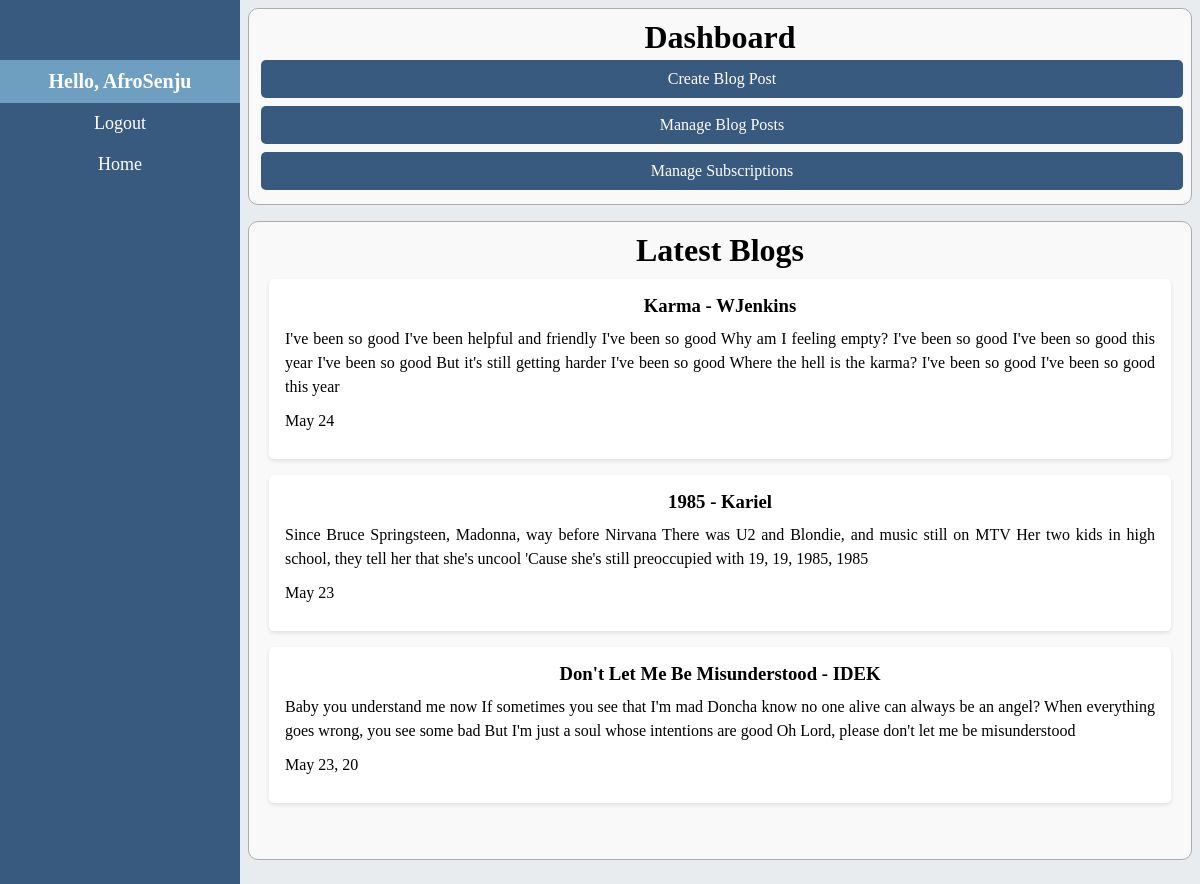
Screenshot of /dashboard (signed in) with the database file from the repository.
### app/models.py (models this page shows, shortened)
class Posts(models.Model):
    author = models.ForeignKey(User, on_delete=models.CASCADE)
    title = models.CharField(max_length=20, default='required')
    content_creator = models.ForeignKey(YouTuber, on_delete=models.CASCADE)
    post = models.TextField()
    created_at = models.DateTimeField()

### app/views.py (the view)
# urls.py: path('dashboard', Dashboard_View, name = 'dashboard'),
@login_required(login_url='user_login')
def Dashboard_View(request:HttpRequest):
    try:
        subscribers = [user for user in find_all_subscribers(request.user)]
        blocked = filter_blocked_users(YouTuber.objects.get(creator = request.user))
        blocked = [i.subscriber for i in blocked]
        subscribers = [i for i in subscribers if i.subscriber not in blocked]
        print(blocked, subscribers)
        posts = []
        for user in subscribers:
            youTuber = user.subscribed_to
            user = user.subscriber
            temp_post = filter_latest_post(user, youTuber)
            if temp_post is not None:
                posts.append(filter_latest_post(user, youTuber))
        posts = sorted(posts, key =lambda q: q.created_at, reverse=True)
    except:
        pass
    try:
        user = YouTuber.objects.get(creator = request.user)
        role = view_role(request.user)
        if role.name == 'Admin':
            return render(request, 'dashboard.html', {'role':role, 'blogs':posts})
    except YouTuber.DoesNotExist:
        return render(request, 'dashboard.html')

### app/models.py (called while the page is built)
def view_role(user):
    try:
        user = UserProfile.objects.get(user = user)
        return user.role
    except:
        pass

def find_all_subscribers(creator):
    try:
        creator = YouTuber.objects.get(creator = creator)
        return Subscription.objects.filter(subscribed_to = creator)
    except:
        return []

def filter_all_posts(user, creator):
    return Posts.objects.filter(author = user, content_creator = creator)

def filter_latest_post(user, creator):
    try:
        return filter_all_posts(user, creator).latest('created_at')
    except:
        pass

def filter_blocked_users(user):
    try:
        return Blocked_Subscriber.objects.filter(subscribed_to = user)
    except:
        return []

    def __str__(self):
        return f'{self.subscriber.username} subscribed to {self.subscribed_to.creator.username}'

### app/templates/dashboard.html (shortened to what this page needs)
{% extends "root.html" %}
{% block content %}
<div class="sidenav">
    <div class="navbar-header">Hello, {{ request.user }}</div>
    <a href="{% url 'logout' %}">Logout</a>
    <a href="{% url 'dashboard' %}">Home</a>
</div>
<div class="main">
{% block title %}
    <div class = 'full-width-container'>
        <h1>Dashboard</h1>
        <a class="action-button" href="{% url 'create_blog_post' %}">Create Blog Post</a>
        <a class="action-button" href="{% url 'view_my_blogs' %}">Manage Blog Posts</a>
        <a class="action-button" href="{% url 'subscribe' %}">Manage Subscriptions</a>
    </div>
    {% if role.name == 'Admin' %}
        {% if blogs %}
        <div class="full-width-container">
            <h1>Latest Blogs</h1>
            <form method="POST" class="form-content">
                {% for blog in blogs %}
                    {% if blog.author.username != request.user.username %}
                    {% now "Y" as current_year %}
                        <div class="blog">
                            <h3>{{ blog.title }} - {{ blog.author.username }}</h3>
                            <p>{{ blog.post }}</p>
                            {% if blog.created_at|date:"Y" == current_year %}
                                <p>{{ blog.created_at|date:"M d" }}</p>
                            {% else %}
                                <p>{{ blog.created_at|date:"M d, y" }}</p>
                            {% endif %}
                        </div>
                    {% endif %}
                {% endfor %}
            </form>
        </div>
        {% endif %}
    {% endif %}
{% endblock title %}
</div>
{% endblock content %}

### app/static/styles.css (style rules this page uses)
* { margin: 0; padding: 0; font-family: Garamond, serif; }
.sidenav { height: 100%; width: 15em; position: fixed; z-index: 1; top: 0; left: 0; background-color: #395a7f; overflow-x: hidden; padding-top: 60px; transition: 0.5s; }
.sidenav a { padding: 10px 15px; text-decoration: none; font-size: 18px; color: white; display: block; transition: 0.3s; text-align: center; }
.sidenav .navbar-header { padding: 10px 15px; text-align: center; background-color: #6e9fc1; color: white; font-size: 20px; font-weight: bold; }
html { background-color: #e9ecee; }
.main { margin-left: 15em; padding: .5em; }
.blog { text-align: justify; margin-bottom: 1em; padding: 1em; background-color: #fff; border-radius: 5px; box-shadow: 0 2px 4px rgba(0, 0, 0, 0.1); }
.blog p { line-height: 1.5em; margin-bottom: 0.5em; }
.form-content { width: 100%; padding: 10px; box-sizing: border-box; margin-bottom: 20px; }
.form-content p { margin: 10px 0; }
.action-button { background-color: #395a7f; color: white; padding: 10px 20px; text-align: center; text-decoration: none; display: inline-block; font-size: 16px; margin: 4px 2px; border: none; border-radius: 5px; cursor: pointer; transition-duration: 0.4s; width: 100%; box-sizing: border-box; }
.full-width-container { width: 100%; padding: 10px; border: 1px solid #acacac; border-radius: 10px; background-color: #f9f9f9; margin-bottom: 1em; box-sizing: border-box; }
.blog h3 { text-align: center; }
.blog:after { content: ""; display: table; clear: both; }
h1, h4, h3 { text-align: center; }

### rows the page displays
Posts: title "Karma", author.username "WJenkins", post "I've been so good I've been helpful and friendly I've been so good Why am I feeling empty? I've been so good I've been so good this year I've been so good But it's still getting harder I've been so good Where the hell is the karma? I've been so good I've been so good this year", created_at "May 24"
Posts: title "1985", author.username "Kariel", post "Since Bruce Springsteen, Madonna, way before Nirvana There was U2 and Blondie, and music still on MTV Her two kids in high school, they tell her that she's uncool 'Cause she's still preoccupied with 19, 19, 1985, 1985", created_at "May 23"
Posts: title "Don't Let Me Be Misunderstood", author.username "IDEK", post "Baby you understand me now If sometimes you see that I'm mad Doncha know no one alive can always be an angel? When everything goes wrong, you see some bad But I'm just a soul whose intentions are good Oh Lord, please don't let me be misunderstood", created_at "May 23, 20"

### other values shown
{{ request.user }} "AfroSenju"
